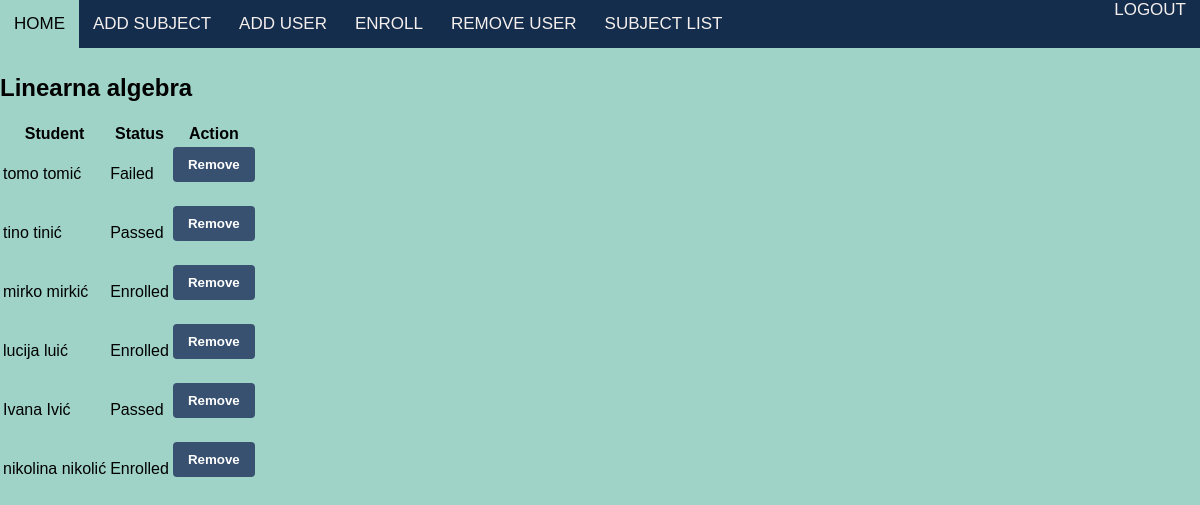
Screenshot of /subjects/1/popis_studenata/ (signed in) with the database file from the repository.
### EnrollmentApp/models.py (models this page shows, shortened)
class Predmeti(models.Model):
    IZBORNI = (('da', 'da'), ('ne', 'ne'))
    name = models.CharField(max_length=50)
    kod = models.CharField(max_length=10)
    program = models.TextField(max_length=50,null=False)
    ects = models.IntegerField(null=False)
    sem_red = models.IntegerField(null=False)
    sem_izv = models.IntegerField(null=False)
    izborni = models.CharField(max_length=10, choices=IZBORNI)
    nositelj = models.ForeignKey(Korisnici, on_delete=models.SET_NULL, null=True, default=None)

class StudentEnrollment(models.Model):
    class StatusChoices(Enum):
        ENROLLED = 'Enrolled'
        PASSED = 'Passed'
        FAILED = 'Failed'
    student = models.ForeignKey(Korisnici, on_delete=models.CASCADE)
    subject = models.ForeignKey(Predmeti, on_delete=models.CASCADE)
    status = models.CharField(max_length=20, choices=[(status.value, status.name) for status in StatusChoices])

class Korisnici(AbstractUser):
    class RoleChoices(Enum):
        ADMINISTRATOR = 'administrator'
        PROFESOR = 'profesor'
        STUDENT = 'student'
    class StatusChoices(Enum):
        NONE = 'none'
        REDOVAN = 'redovan'
        IZVANREDAN = 'izvanredan'
    role = models.CharField(max_length=20, choices=[(role.value, role.name) for role in RoleChoices])
    status = models.CharField(max_length=20, choices=[(status.value, status.name) for status in StatusChoices])
    user_permissions = models.ManyToManyField(
        Permission,
        verbose_name='user permissions',
        blank=True,
        related_name='korisnici_set'
    )
    groups = models.ManyToManyField(
        'auth.Group',
        verbose_name='groups',
        blank=True,
        related_name='korisnici_set'
    )

### EnrollmentApp/views.py (the view)
# urls.py: path('subjects/<int:predmet_id>/popis_studenata/', views.popis_studenata, name='popis_studenata'),
@login_required
@user_passes_test(check_admin)
def popis_studenata(request, predmet_id):
    predmet = get_object_or_404(Predmeti, id=predmet_id)
    enrollments = StudentEnrollment.objects.filter(subject=predmet)
    return render(request, 'popis_studenata.html', {'predmet': predmet, 'enrollments': enrollments})

### EnrollmentApp/views.py (called while the page is built)
def check_admin(user):
    return user.role == 'administrator'

### EnrollmentApp/templates/popis_studenata.html (shortened to what this page needs)
{% load static %}
<!DOCTYPE html>
<html>
  <head>
    <link rel="stylesheet" type="text/css" href="{% static 'css/style.css' %}" />
  </head>
  <body>
    <nav>
      <div class="nav-left">
        <a href="{% url 'success' %}">HOME</a>
        <a href="{% url 'add_subject' %}">ADD SUBJECT</a>
        <a href="{% url 'add_user' %}">ADD USER</a>
        <a href="{% url 'create_enrollment' %}">ENROLL</a>
        <a href="{% url 'user_list' %}">REMOVE USER</a>
        <a href="javascript:history.back()">SUBJECT LIST</a>
      </div>
      <div class="nav-right">
        <a href="{% url 'logout' %}" class="logout">LOGOUT</a>
      </div>
    </nav>
    <br />
    <br />
    <br />
    <h2>{{ predmet.name }}</h2>
    <table>
      <thead>
        <tr>
          <th>Student</th>
          <th>Status</th>
          <th>Action</th>
        </tr>
      </thead>
      <tbody>
        {% for enrollment in enrollments %}
        <tr>
          <td>
            {{ enrollment.student.first_name }} {{ enrollment.student.last_name }}
          </td>
          <td>{{ enrollment.status }}</td>
          <td>
            <form method="POST" action="{% url 'remove_subjects_students' predmet.id %}">
              <input type="submit" value="Remove">
            </form>
          </td>
        </tr>
        {% empty %}
        <tr>
          <td colspan="3">Nema upisanih studenata za ovaj predmet.</td>
        </tr>
        {% endfor %}
      </tbody>
    </table>
  </body>
</html>

### static/css/style.css (style rules this page uses)
body { font-family: Arial, sans-serif; background-color: #9fd3c7; margin: 0px; padding: 0px; }
form { margin-bottom: 20px; }
input[type="submit"] { background-color: #385170; color: white; padding: 10px 15px; border: none; border-radius: 4px; cursor: pointer; font-weight: bold; }
nav { position: fixed; overflow: hidden; top: 0; width: 100%; display: flex; flex-wrap: wrap; background-color: #142d4c; color: rgb(245, 239, 238); z-index: 100; }
.nav-left { display: flex; }
.nav-right { margin-left: auto; }
nav a { text-align: center; padding: 14px; text-decoration: none; font-size: 17px; overflow: hidden; color: rgb(245, 239, 238); }

### rows the page displays
Predmeti: name "Linearna algebra"
StudentEnrollment: student.first_name "tomo", student.last_name "tomić", status "Failed"
StudentEnrollment: student.first_name "tino", student.last_name "tinić", status "Passed"
StudentEnrollment: student.first_name "mirko", student.last_name "mirkić", status "Enrolled"
StudentEnrollment: student.first_name "lucija", student.last_name "luić", status "Enrolled"
StudentEnrollment: student.first_name "Ivana", student.last_name "Ivić", status "Passed"
StudentEnrollment: student.first_name "nikolina", student.last_name "nikolić", status "Enrolled"
